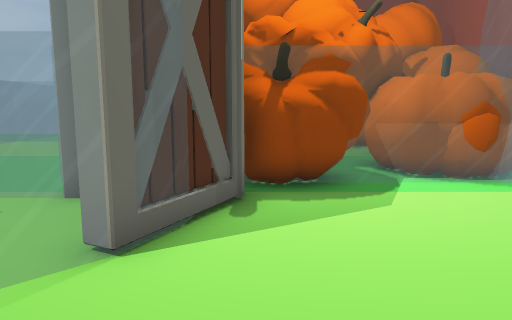
view 1 (above)

21 first-person views from a walk through a Unity game level. The camera is 1.5 m above the floor, tilts 8° down and sees 70° across. The floor is counted in squares, 1 m on a side. Each view is taken from the middle of a square. On the plan, view 1 faces up. The plan holds only what a view shows up to about 16 squares ahead; the rest is blank. The place goes on beyond the plan. Some animated figures are left out.

view 2
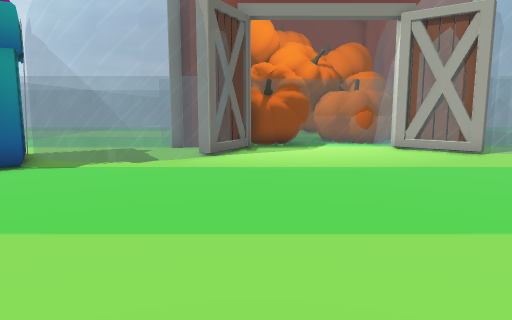

view 3
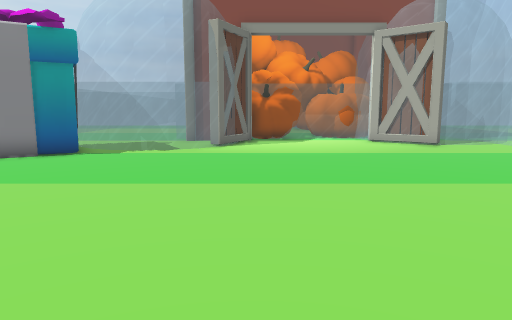

view 4
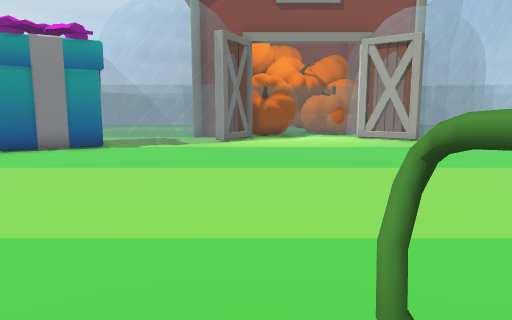

view 5
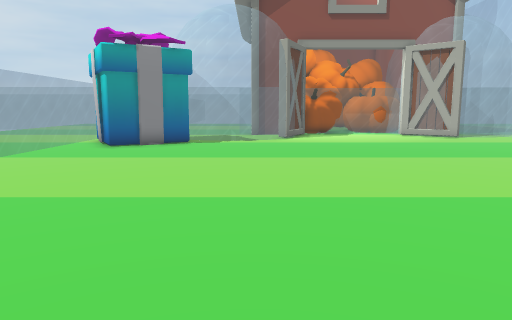

view 6
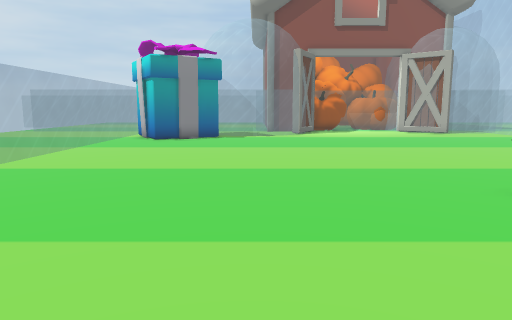

view 7
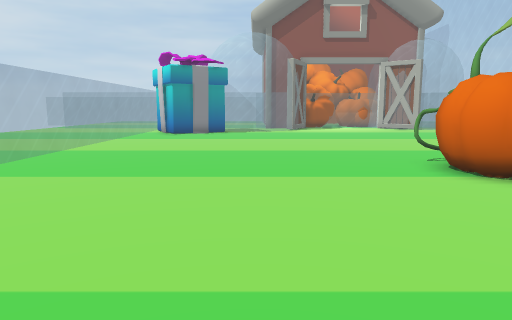

view 8
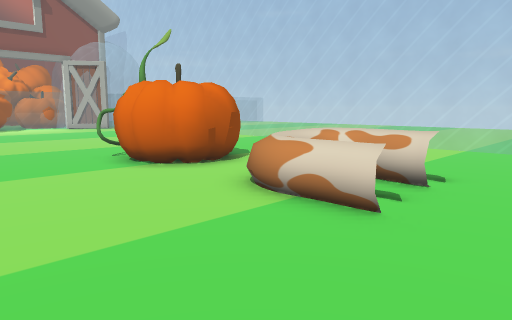

view 9
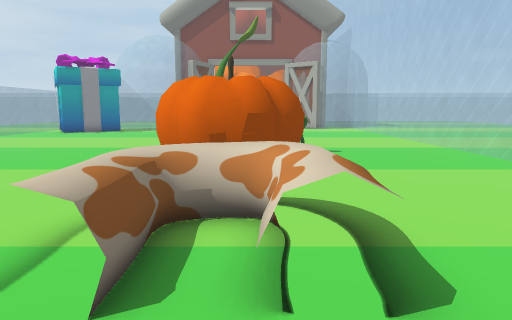

view 10
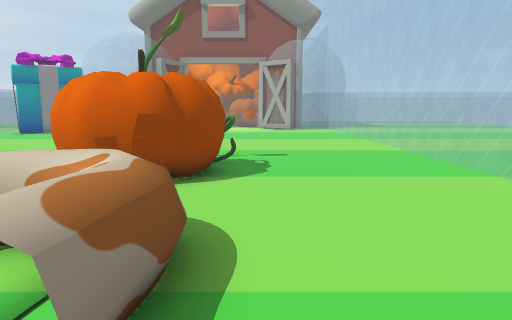

view 11
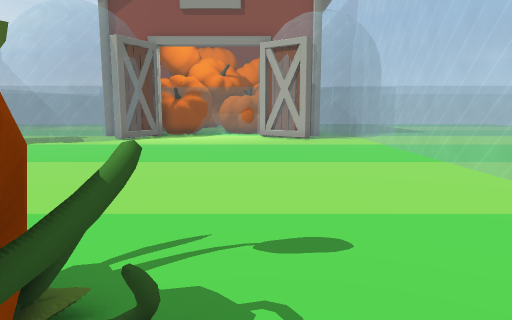

view 12
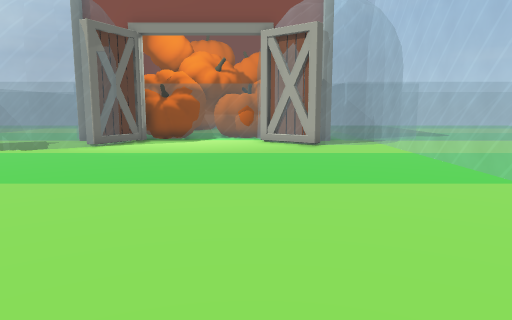

view 13
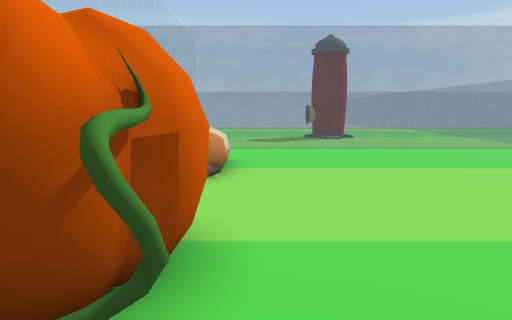

view 14
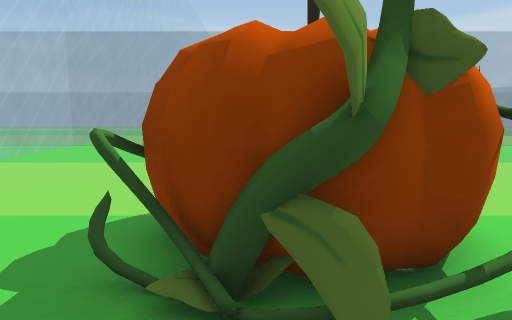

view 15
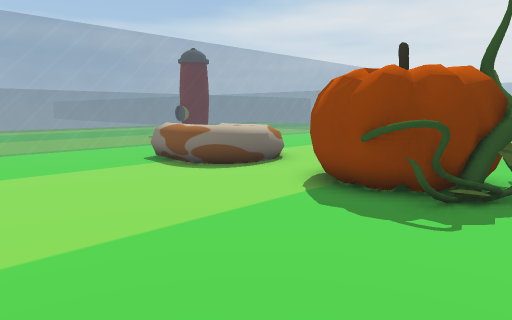

view 16
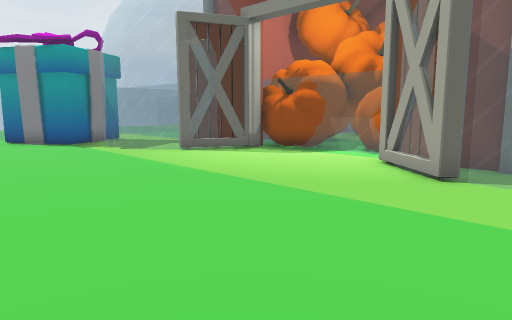

view 17
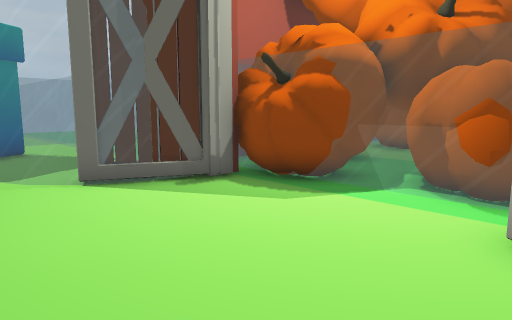

view 18
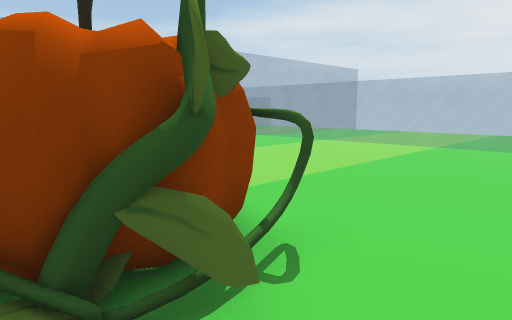

view 19
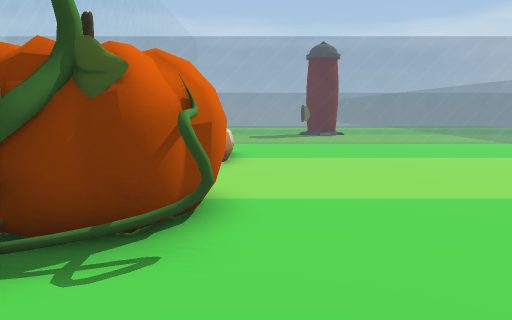

view 20
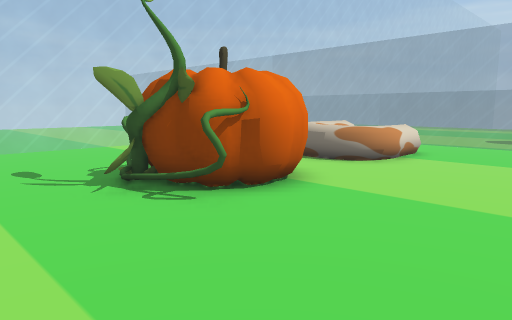

view 21
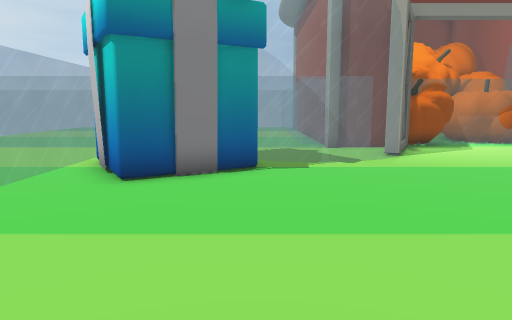

### Floor plan
Key: @ floor where view 1 was taken; # wall or solid block; . floor; = window, fence, low wall or low ledge; P pumpkin; O other object.
Columns run from 13 left of view 1 to 13 right of it. Each row starts with its distance up from view 1.
  9        ==     OOPPP
  8     ======= O  O=PPP
  7 =   ======= =OOO=P=
  6 = ===========#....#====
  5 ===..========......#=======
  4 ==   #=======.......#==.===
  3 ===  OO=====............===
  2  ==OOOOO===.............===
  1 ===#OOO#................===
  0 ===.OOO......@..........===
 -1  ==.....................===
 -2 ===.....................===
 -3 ===.....................==
 -4 ===.....................=
 -5 ===.....................=
 -6 ===.....................===
 -7 ===.....................===
 -8 ===.....................===
 -9 ===.....................===
-10  ==.....................===
-11   =............OO.......==
-12  ==...........PPPP......===
-13 ===...........PPPP......===
-14 ===...........PPPP......==
-15  ==...........PPP.......
-16   =.....................=
-17    ............OO.......==
-18    ...........OOOO......===
-19      .........OOOO......===
-20      .........OOOO......==
-21     ....................=
-22    .....................==
-23    .....................==
-24   =========================
-25    ============ ===========
-26   ============== ====

Positions as (right, up) in squares from view 1, and headings:
1: (0, 0), facing up
2: (0, -8), facing up
3: (0, -11), facing up
4: (0, -13), facing up
5: (-3, -15), facing up
6: (-4, -18), facing up
7: (-4, -22), facing up
8: (-4, -23), facing up-right
9: (3, -23), facing up
10: (5, -22), facing up
11: (5, -14), facing up
12: (5, -11), facing up
13: (0, -10), facing down
14: (3, -9), facing down
15: (10, -10), facing down-left
16: (10, -4), facing up-left
17: (6, 1), facing up-left
18: (4, -9), facing down-left
19: (0, -8), facing down
20: (-4, -8), facing down-right
21: (-6, -8), facing up
